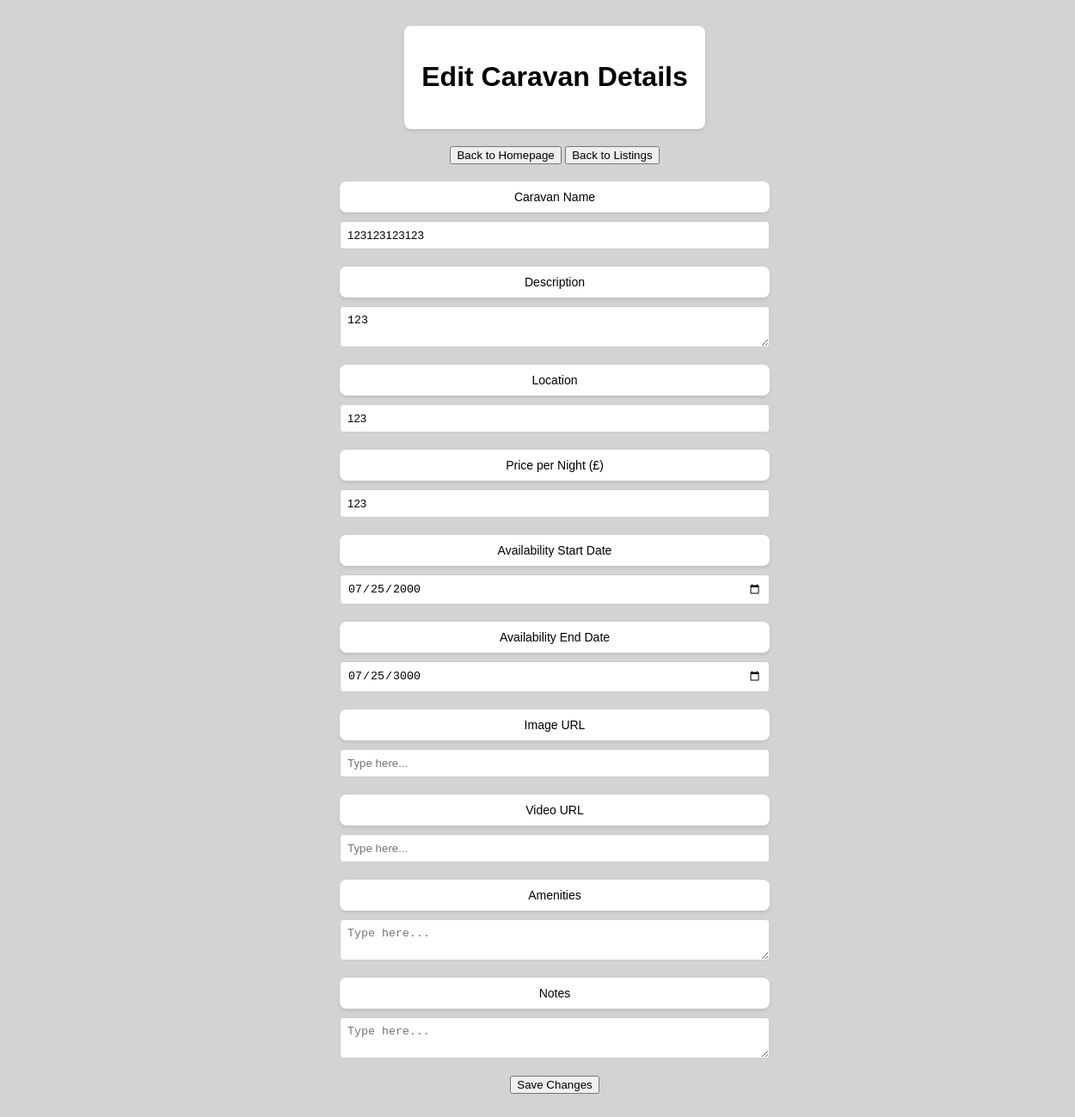
The app's page /editcaravan.php?id=8 with its own data.
### tables this page shows
CREATE TABLE IF NOT EXISTS `caravan_details` (
  `name` varchar(50) NOT NULL,
  `description` varchar(250) NOT NULL,
  `location` varchar(50) NOT NULL,
  `pricepernight` int NOT NULL,
  `availabilityStart` varchar(50) NOT NULL,
  `availabilityEnd` varchar(50) NOT NULL,
  `image_url` varchar(250) NOT NULL,
  `video_url` varchar(250) NOT NULL,
  `amenities` varchar(250) NOT NULL,
  `notes` varchar(250) NOT NULL,
  `id` int NOT NULL AUTO_INCREMENT,
  `user_id` int NOT NULL,
  PRIMARY KEY (`id`)
);

### editcaravan.php (the view, shortened to what this page needs)
<?php
require_once 'config.php';
if(isset($_GET['id'])) {
    $caravan_id = $_GET['id'];
    $query = "SELECT * FROM caravan_details WHERE id = $caravan_id";
    $result = mysqli_query($conn, $query);
    if(mysqli_num_rows($result) > 0) {
        $caravan = mysqli_fetch_assoc($result);
        $name = $caravan['name'];
        $description = $caravan['description'];
        $location = $caravan['location'];
        $pricepernight = $caravan['pricepernight'];
        $availabilityStart = $caravan['availabilityStart'];
        $availabilityEnd = $caravan['availabilityEnd'];
        $image_url = $caravan['image_url'];
        $video_url = $caravan['video_url'];
        $amenities = $caravan['amenities'];
        $notes = $caravan['notes'];
    } else {
        echo "Caravan not found.";
        exit();
    }
} else {
    echo "Caravan ID not specified.";
    exit();
}
?>
<!DOCTYPE html>
<html lang="en">
<head>
    <link rel="stylesheet" href="AddCaravan.css">
</head>
<body>
<div class="background-box">
    <div class="container">
        <div class="white-box">
            <h1>Edit Caravan Details</h1>
        </div>
        <div class="navigation-buttons">
            <a href="homepage.html"><button type="button">Back to Homepage</button></a>
            <a href="ListOfCaravans.php"><button type="button">Back to Listings</button></a>
        </div>
        <form action="" method="post">
            <div class="name-box">
                <p>Caravan Name</p>
            </div>
            <div class="input-container">
                <input type="text" class="caravan-input" name="name" placeholder="Type here..." value="<?php echo $name; ?>" required>
            </div>
            <div class="name-box">
                <p>Description</p>
            </div>
            <div class="input-container">
                <textarea class="caravan-textarea" name="description" placeholder="Type here..." required><?php echo $description; ?></textarea>
            </div>
            <div class="name-box">
                <p>Location</p>
            </div>
            <div class="input-container">
                <input type="text" class="caravan-input" name="location" placeholder="Type here..." value="<?php echo $location; ?>" required>
            </div>
            <div class="name-box">
                <p>Price per Night (£)</p>
            </div>
            <div class="input-container">
                <input type="number" class="caravan-input" name="pricepernight" placeholder="Type here..." value="<?php echo $pricepernight; ?>" required>
            </div>
            <div class="name-box">
                <p>Availability Start Date</p>
            </div>
            <div class="input-container">
                <input type="date" class="caravan-input" name="availabilityStart" value="<?php echo $availabilityStart; ?>" >
            </div>
            <div class="name-box">
                <p>Availability End Date</p>
            </div>
            <div class="input-container">
                <input type="date" class="caravan-input" name="availabilityEnd" value="<?php echo $availabilityEnd; ?>" >
            </div>
            <div class="name-box">
                <p>Image URL</p>
            </div>
            <div class="input-container">
                <input type="text" class="caravan-input" name="image_url" placeholder="Type here..." value="<?php echo $image_url; ?>">
            </div>
            <div class="name-box">
                <p>Video URL</p>
            </div>
            <div class="input-container">
                <input type="text" class="caravan-input" name="video_url" placeholder="Type here..." value="<?php echo $video_url; ?>">
            </div>
            <div class="name-box">
                <p>Amenities</p>
            </div>
            <div class="input-container">
                <textarea class="caravan-textarea" name="amenities" placeholder="Type here..."><?php echo $amenities; ?></textarea>
            </div>
            <div class="name-box">
                <p>Notes</p>
            </div>
            <div class="input-container">
                <textarea class="caravan-textarea" name="notes" placeholder="Type here..."><?php echo $notes; ?></textarea>
            </div>
            <div class="submit-button">
                <button type="submit" name="submit">Save Changes</button>
            </div>
        </form>
    </div>
</div>
</body>
</html>

### AddCaravan.css (style rules this page uses)
body, html { margin: 0; padding: 0; height: 100%; font-family: Arial, sans-serif; background-color: white; }
.container { display: flex; flex-direction: column; justify-content: center; align-items: center; padding: 10px; }
.white-box { background-color: white; padding: 20px; border-radius: 8px; box-shadow: 0 2px 4px rgba(0, 0, 0, 0.1); margin-bottom: 20px; }
.name-box { background-color: white; padding: 10px; border-radius: 8px; box-shadow: 0 2px 4px rgba(0, 0, 0, 0.1); margin-top: 20px; }
p { margin: 0; text-align: center; font-size: 14px; }
.input-container { width: 100%; text-align: center; margin-top: 10px; align-items: center; }
.submit-button { text-align: center; margin-top: 20px; }
.caravan-input, .caravan-textarea { border: 1px solid #ccc; border-radius: 4px; padding: 8px; width: 500px; margin-bottom: 10px; display: block; box-sizing: border-box; }
.background-box { background-color: lightgrey; padding: 20px; position: sticky; width: 100%; top: 0; }

### records on screen
caravan_details: name "123123123123", description "123", location "123", pricepernight "123", availabilityStart "07/25/2000", availabilityEnd "07/25/3000"
